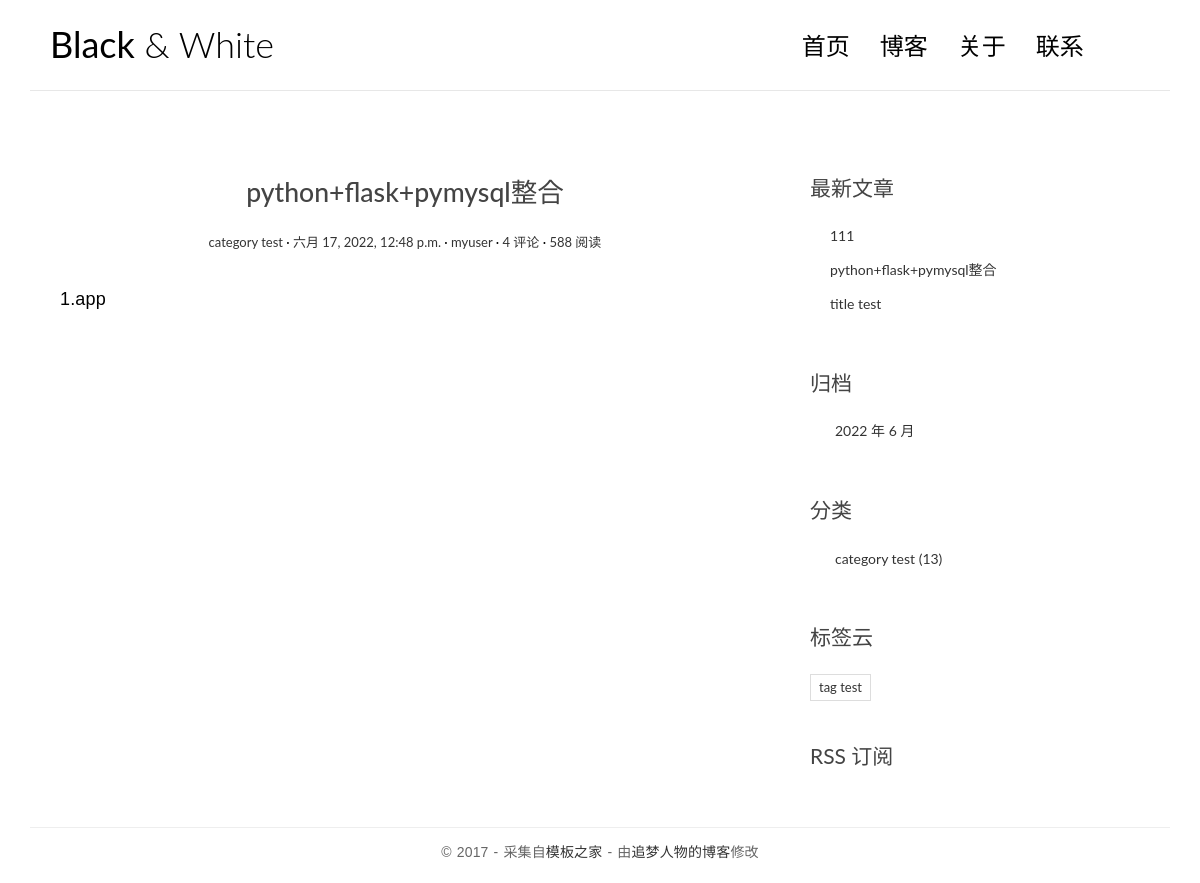
Page /posts/2/ on the committed database.
### blog/models.py (models this page shows, shortened)
class Post(models.Model):
    title = models.CharField('标题', max_length=70)
    body = models.TextField('正文')
    created_time = models.DateTimeField('创建时间', default=timezone.now)
    modified_time = models.DateTimeField('修改时间')
    excerpt = models.CharField('摘要', max_length=200, blank=True)
    category = models.ForeignKey(Category, verbose_name='分类', on_delete=models.CASCADE)
    tags = models.ManyToManyField(Tag, verbose_name='标签', blank=True)
    author = models.ForeignKey(User, verbose_name='作者', on_delete=models.CASCADE)
    class Meta:
        verbose_name = '文章'
        verbose_name_plural = verbose_name
    def get_absolute_url(self):
        return reverse('blog:detail', kwargs={'pk': self.pk})

class Category(models.Model):
    name = models.CharField(max_length=100)
    class Meta:
        verbose_name = '分类'
        verbose_name_plural = verbose_name

class Tag(models.Model):
    name = models.CharField(max_length=100)
    class Meta:
        verbose_name = '标签'
        verbose_name_plural = verbose_name

### blog/views.py (the view)
# urls.py: path('posts/<int:pk>/', views.detail, name='detail'),
def detail(request, pk):
    post = get_object_or_404(Post, pk=pk)
    md = markdown.Markdown(extensions=[
        'markdown.extensions.extra',
        'markdown.extensions.codehilite',
        TocExtension(slugify=slugify),
    ])
    post.body = md.convert(post.body)
    m = re.search(r'<div class="toc">\s*<ul>(.*)</ul>\s*</div>', md.toc, re.S)
    post.toc = m.group(1) if m is not None else ''
    return render(request, 'blog/detail.html', context={'post': post})

### blog/templatetags/blog_extras.py (called while the page is built)
@register.inclusion_tag('blog/inclusions/_recent_posts.html', takes_context=True)
def show_recent_posts(context, num=5):
    return {
        'recent_post_list': Post.objects.all().order_by('-created_time')[:num],
    }

@register.inclusion_tag('blog/inclusions/_archives.html', takes_context=True)
def show_archives(context):
    return {
        'date_list': Post.objects.dates('created_time', 'month', order='DESC'),
    }

@register.inclusion_tag('blog/inclusions/_categories.html', takes_context=True)
def show_categories(context):
    return {
        'category_list': Category.objects.all(),
    }

@register.inclusion_tag('blog/inclusions/_tags.html', takes_context=True)
def show_tags(context):
    return {
        'tag_list': Tag.objects.all(),
    }

### templates/blog/detail.html (shortened to what this page needs)
{% extends 'blog/base.html' %}
{% block main %}
<article class="post post-{{ post.pk }}">
    <header class="entry-header">
      <h1 class="entry-title">{{ post.title }}</h1>
      <div class="entry-meta">
        <span class="post-category"><a href="#">{{ post.category.name }}</a></span>
        <span class="post-date"><a href="#"><time class="entry-date"
                                                  datetime="{{ post.created_time }}">{{ post.created_time }}</time></a></span>
        <span class="post-author"><a href="#">{{ post.author }}</a></span>
        <span class="comments-link"><a href="#">4 评论</a></span>
        <span class="views-count"><a href="#">588 阅读</a></span>
      </div>
    </header>
    <div class="entry-content clearfix">
      {{ post.body|safe }}
    </div>
  </article>
{% endblock main %}

### templates/blog/inclusions/_recent_posts.html
<div class="widget widget-recent-posts">
  <h3 class="widget-title">最新文章</h3>
  <ul>
    {% for post in recent_post_list %}
      <li>
        <a href="{{ post.get_absolute_url }}">{{ post.title }}</a>
      </li>
    {% empty %}
      暂无文章！
    {% endfor %}
  </ul>
</div>

### templates/blog/inclusions/_categories.html
<div class="widget widget-category">
  <h3 class="widget-title">分类</h3>
  <ul>
    {% for category in category_list %}
      <li>
        <a href="{% url 'blog:category' category.pk %}">{{ category.name }} <span class="post-count">(13)</span></a>
      </li>
    {% empty %}
      暂无分类！
    {% endfor %}
  </ul>
</div>

### templates/blog/inclusions/_tags.html
<div class="widget widget-tag-cloud">
  <h3 class="widget-title">标签云</h3>
  <ul>
    {% for tag in tag_list %}
      <li>
        <a href="{% url 'blog:tag' tag.pk %}">{{ tag.name }}</a>
      </li>
    {% empty %}
      暂无标签！
    {% endfor %}
  </ul>
</div>

### blog/static/blog/css/custom.css (style rules this page uses)
* { outline: none; }
h1, h2, h3, h4, h5, h6 { margin-top: 0; }
a { color: #333; }
body { color: #444; font-family: 'Lato', sans-serif; }
p { font-family: 'Ubuntu', sans-serif; font-weight: 400; word-spacing: 1px; letter-spacing: 0.01em; }
.post { background: #fff; padding: 30px 30px 0; }
.entry-title { text-align: center; font-size: 1.9em; margin-bottom: 20px; line-height: 1.6; padding: 10px 20px 0; }
.entry-meta { text-align: center; color: #DDDDDD; font-size: 13px; margin-bottom: 30px; }
.entry-content { font-size: 18px; line-height: 1.9; font-weight: 300; color: #000; }
.post-category::after, .post-date::after, .post-author::after, .comments-link::after { content: ' ·'; color: #000; }
.widget { background: #fff; padding: 30px 0 0; }
.widget-title { font-size: 1.5em; margin-bottom: 20px; line-height: 1.6; padding: 10px 0 0; font-weight: 400; }
.widget-recent-posts ul { padding: 0; margin: 0; padding-left: 20px; }
.widget-recent-posts ul li { list-style-type: none; position: relative; line-height: 170%; margin-bottom: 10px; }
.widget-recent-posts ul li::before { content: '\f3d3'; font-family: "Ionicons"; position: absolute; left: -17px; top: 3px; font-size: 16px; color: #000; }
.widget-category ul { padding: 0; margin: 0; padding-left: 25px; }
.widget-category ul li { list-style-type: none; position: relative; line-height: 170%; margin-bottom: 10px; }
.widget-category ul li::before { content: '\f3fe'; font-family: "Ionicons"; position: absolute; left: -25px; top: 1px; font-size: 18px; color: #000; }
.widget-tag-cloud ul { padding: 0; margin: 0; margin-right: -10px; }
.widget-tag-cloud ul li { list-style-type: none; font-size: 13px; display: inline-block; margin-right: 10px; margin-bottom: 10px; padding: 3px 8px; border: 1px solid #ddd; }

### rows in the picture
Post: title "python+flask+pymysql整合", category.name "category test", created_time "六月 17, 2022, 12:48 p.m.", author "myuser", body "1.app"
Post: title "111"
Post: title "title test"
Category: name "category test"
Tag: name "tag test"

### other values in the picture
{{ date.year }} "2022"
{{ date.month }} "6"
